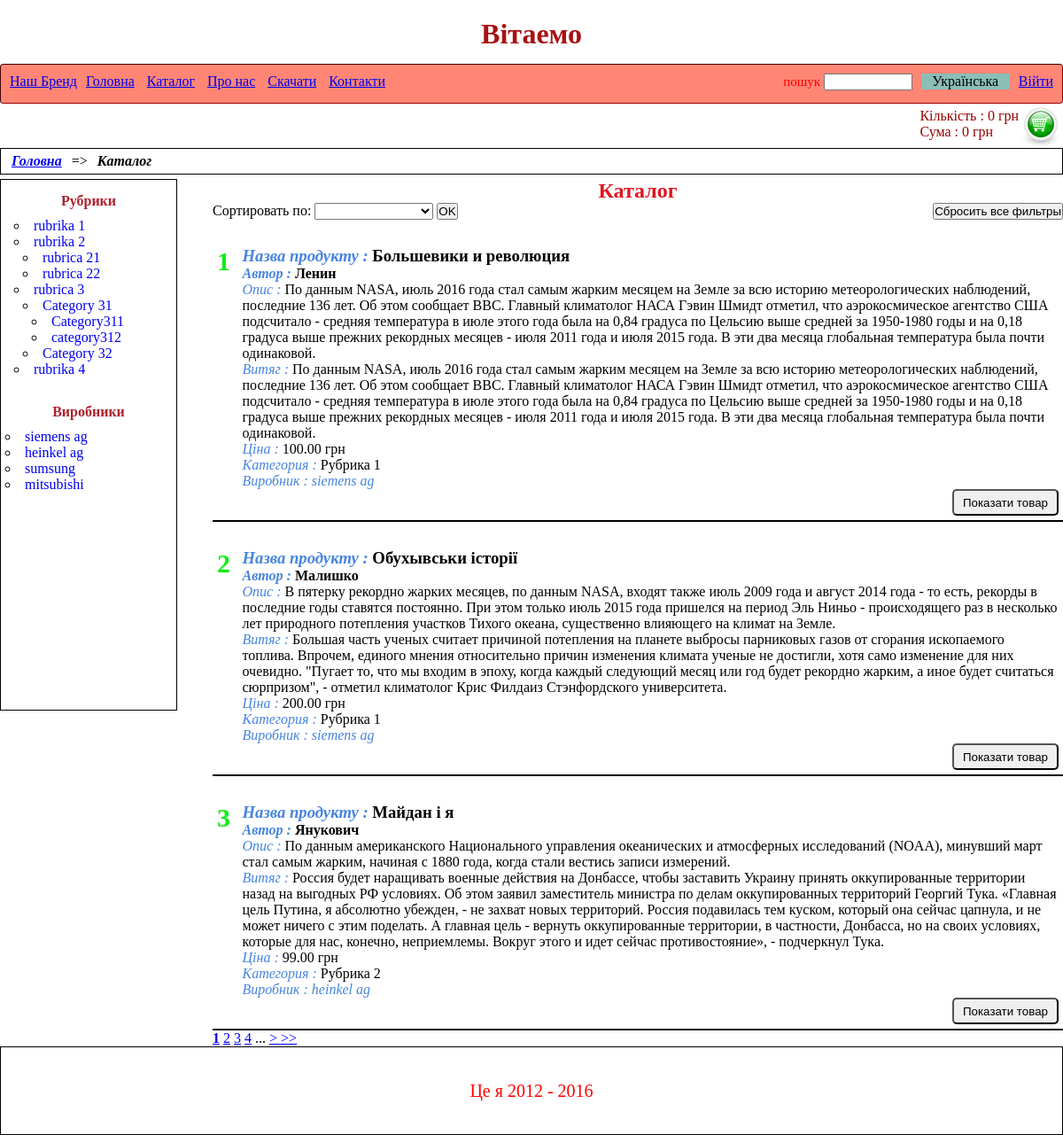
/catalog, run on the app's committed database.
### tables this page shows
CREATE TABLE `categories` (
  `id` int(10) UNSIGNED NOT NULL,
  `title` varchar(50) NOT NULL,
  `parent_id` int(11) UNSIGNED NOT NULL,
  `eng_translit_title` varchar(50) NOT NULL
);

CREATE TABLE `manufacturers` (
  `id` int(10) UNSIGNED NOT NULL,
  `translitedInEngTitle` varchar(255) NOT NULL,
  `originTitle` varchar(255) NOT NULL,
  `url` varchar(255) NOT NULL
);

CREATE TABLE `products` (
  `id` int(11) UNSIGNED NOT NULL,
  `author` varchar(50) NOT NULL,
  `title` varchar(50) NOT NULL,
  `description` text NOT NULL,
  `body` text NOT NULL,
  `price` decimal(12,2) NOT NULL,
  `cat_id` int(11) UNSIGNED DEFAULT NULL,
  `manf_id` int(11) UNSIGNED DEFAULT NULL,
  `images` text
);

### app/protected/controllers/catalog.php (called while the page is built, shortened)
<?php
class Catalog  extends BaseController
{
    public function index()
    {
        $leftCatalogtMenu = (new Categories())->getLeftCataloglMenu();
        $catalogModel= new DB_Catalog();
        $catalogResults = $catalogModel->getCatalog();
        $manufacturersList = $catalogModel->getManufacturers();
        $pages = $catalogModel->countPages();
        return ['view'=>'customer/catalog.php', 'leftCatalogMenu' => $leftCatalogtMenu, 'catalogResults'=>$catalogResults,
        'manufacturersList' => $manufacturersList, 'pages' => $pages];
    }
}

### app/core/application.php (called while the page is built, shortened)
<?php
class Application extends MainDispatcher {
    public function runController($controller){
        $action = $controller[1];
        $contr = new $name_contr($controller);
        $data=call_user_func(array($contr, $action));
        return $data;
    }
}

### public/index.php (called while the page is built, shortened)
<?php
$router = new Application();
$controller=$router->getController();
$data_and_view = $router->runController($controller);
$template_folder = $router->findAppropriateTemplate($view);
require_once PATH_SITE."/resources/".$template_folder."/index.php";

### app/core/database.php (called while the page is built, shortened)
<?php
class DataBase {
    function __construct(){
     try{
           $this->conn = new \PDO('mysql:dbname='.NAME_BD.';host='.HOST.'', USER, PASSWORD, array(\PDO::MYSQL_ATTR_INIT_COMMAND => 'SET NAMES\'UTF8\''));
        }catch(\PDOException $e) {die("Ошибка соединения с базой или хостом:".$e->getMessage());}
    }
}
?>

### resources/template/index.php (called while the page is built, shortened)
<?php
    require_once "header.php";
    $view=$router->getView($view);
    include_once ($view);
    require_once "footer.php";

### resources/languages/uk.php (called while the page is built, shortened)
<?php
$main_page = "Головна";
$ukr_currency = "грн";
$catalog = "Каталог";
$categoriesTitles ="Рубрики";
$manufacturersTitles = "Виробники";
$author = "Автор";
$product_title = "Назва продукту";
$description = "Опис";
$body = "Витяг";
$price = "Ціна";
$manufacturer = "Виробник";
$display_item="Показати товар";
?>

### app/protected/models/db_catalog.php (called while the page is built, shortened)
<?php
class DB_Catalog extends DataBase
{
    private $amount;
    private $page;
    private $category;
    private $manufacturer;
    public function __construct($in_admin=false)
    {
        $this->amount = ($in_admin)? AMOUNTONPAGEADMIN: AMOUNTONPAGE;
        $this->page = (isset($_GET['p']))? $_GET['p']: 1;
        $this->category='';
        $this->manufacturer='';
    }
    public function getCatalog()
    {
        $page= ($this->page-1)*$this->amount;
        $this->order='';
        $sql="SELECT `p`.`id` AS product_id , `p`.`author`, `p`.`title` as product_title , `p`.`description`, `p`.`body`,
              `p`.`price`, `p`.`cat_id` AS `product_cat_id`, `p`.`manf_id`, `p`.`images`, `c`.`id` AS `category_id`, `c`.`title` AS category_title ,
              `c`.`eng_translit_title`, `c`.`parent_id`, `m`.`id` as manufacturer_id , `m`.`originTitle` AS manufacturer_title
               FROM `products` `p` LEFT JOIN `categories` `c` ON `p`.`cat_id` = `c`.`id` LEFT JOIN `manufacturers` `m`
               ON `p`.`manf_id` = `m`.`id` ".$this->category.$this->manufacturer.$this->order."
               LIMIT ?, ".$this->amount;
        $stmt = $this->conn->prepare($sql);
        $stmt->bindParam(1, $page, \PDO::PARAM_INT);
        $stmt->execute();
        $result= $stmt->fetchAll();
        foreach ($result as $key=> $value){
            $startingLineNumber =(!isset($startingLineNumber))? ($this->page-1)*$this->amount+1: $startingLineNumber+1;
            $result[$key]->startingLineNumber= $startingLineNumber;
        }
        return $result;
    }
    public function countPages()
    {
        $sql= "SELECT COUNT(`p`.`id`) AS number FROM `products` `p` LEFT JOIN
              `categories` `c` ON `p`.`cat_id` = `c`.`id` LEFT JOIN `manufacturers` `m` ON `p`.`id` = `m`.`id` ".$this->category.$this->manufacturer;
        $res= $this->conn->query($sql);
        $res= $res->fetch();
        $pages= ceil($res->number/$this->amount);
        return $pages;
    }
    public function getManufacturers(){
        $sql ="SELECT `id`, `translitedInEngTitle`, `originTitle` FROM `manufacturers`";
        $res= $this->conn->query($sql);
        $manufacturers= $res->fetchAll();
        return $manufacturers;
    }
}

### app/lib/HelperService.php (called while the page is built, shortened)
<?php
class HelperService {
    public static function prozessLangArray()
    {
        $langs = [];
        foreach (LANG as $ln) {
            $arr = explode('=>', $ln);
            $key = trim($arr[0], ' ');
            $value = trim($arr[1], ' ');
            $langs[$key] = $value;
        }
        return $langs;
    }
}

### resources/customer/catalog.php (the view, shortened to what this page needs)
<section class="breadcrumbs">
    <a href="/" class="breadcrumb__item"><?= $main_page ?></a>  => <span class="breadcrumb__item--current"><?=  $catalog ?></span>
</section>
<section class="left-menu">
<h4 class="left-menu__header"><?= $categoriesTitles ?></h4>
    <?= $leftCatalogMenu ?>
    <h4 class="left-menu__header-manufacturers"><?= $manufacturersTitles ?></h4>
        <ul class="left-catalog-menu">
            <?php foreach($manufacturersList as $manuf): ?>
                <li><a href="/catalog?manufacturer=<?= $manuf->translitedInEngTitle ?>" class="left-catalog-menu__link"><?= $manuf->originTitle ?></a></li>
            <?php endforeach; ?>
        </ul>
</section>
<section class="content-zone ">
    <h2 class="content-zone__header"><?= $catalog ?></h2>
    <p>
        <form action="/catalog/index" id="reset_all" class="content-zone__reset-filters">
            <button>Сбросить все фильтры</button>
        </form>
        <?php if(!empty($catalog)) : ?>
        <form  method="GET" action="/catalog/index">
            <label for="select">Сортировать по: </label>
            <select size="1" name="order" id="select">
                <option value="default"></option>
                <option value="abc">а-я</option>
            </select>
            <input type="submit" value="OK">
        </form>
        <?php endif; ?>
    </p>
    <?php foreach ($catalogResults as $item) : ?>
        <article class="content-zone__item clearfix">
            <div class="content-zone__starting-line-number"><?= $item->startingLineNumber ?></div>
            <div class="content-zone__item-output">
                <h3><span class="content-zone__item-output-title"><?= $product_title ?> : </span> <?=$item->product_title ?></h3>
                <h4><span class="content-zone__item-output-title"><?= $author ?> : </span><?= $item->author ?></h4>
                <p><span class="content-zone__item-output-title"><?= $description ?> : </span><?= $item->description ?></p>
                <p><span class="content-zone__item-output-title"><?= $body ?> : </span><?= $item->body ?></p>
                <p><span class="content-zone__item-output-title"><?= $price ?> : </span><?= $item->price .' '.$ukr_currency?></p>
                <p><span class="content-zone__item-output-title"><?= $category ?> : </span><?= $item->category_title ?></p>
                <p><span class="content-zone__item-output-title"><?= $manufacturer ?> : <?= $item->manufacturer_title ?></span></p>
                <p><button class="content-zone__display-btn"><?= $display_item ?></button></p>
            </div>
        </article>
    <?php endforeach; ?>
        <nav class="content-zone__pagination">
            <?php
            $current = (isset($_GET['p']))? $_GET['p']: 1;
            for($i =0; $i<$pages; $i++): ?>
                <?php
                if($i> ($current-6) && $i<($current+4)): ?>
                    <a href="<?php echo URL.'p='.($i+1); ?>"><?php if($i+1==$current){echo '<b>'.($i+1).'</b>'; } else { echo ($i+1);} ?></a>
                <?php endif; ?>
                <?php if($current<$pages): ?>
                    <?php if($i == $pages-1 && $pages>1 && $current<$pages) {  ?>...  <a href="<?php echo URL.'p='.($current+1) ?>"> > </a> <?php } ?>
                    <?php if($i==$pages-1){ ?>  <a href="<?php echo URL.'p='.$pages ?>"> >> </a> <?php } ?>
                <?php endif; ?>
            <?php endfor; ?>
        </nav>
</section>

### app/protected/models/categories.php (shortened to what this page needs)
<?php
class Categories extends DataBase
{
    private $categories;
    public  function __construct()
    {
        $sql = "SELECT `id`, `title`, `parent_id`, `eng_translit_title` FROM `categories`";
        $result = $this->conn->query($sql);
        $categories = $result->fetchAll();
        $this->categories = $categories;
    }
    public function getLeftCataloglMenu()
    {
        $leftMenu ="<ul class='left-catalog-menu'>";
        $leftMenu.= $this->printOutlLeftCatalogMenu();
        $leftMenu.= "</ul>";
        return $leftMenu;
    }
    protected function printOutlLeftCatalogMenu(  $parent = 0)
    {
        if(!isset($print)){$print='';}
        foreach($this->categories as $category){
            if($category->parent_id ==$parent ){
                $print.='<li  class="left-catalog-menu__item"><a href="'.URL.'catalog?category='. $category->title .'" class="left-catalog-menu__link">'.$category->eng_translit_title.'</a>' ;
                foreach($this->categories as $sub_cat){
                    if($sub_cat->parent_id == $category->id){
                        $flag = TRUE; break;
                    }
                }
                if(isset($flag)){
                    $print.= "<ul>";
                    $print.= $this->printOutlLeftCatalogMenu( $category->id);
                    $print.= "</ul>";
                    $print.= "</li>";
                } else{
                    $print.="</li>";
                }
            }
        }
        return $print;
    }
}

### data on the page
categories: eng_translit_title "rubrika 1"
categories: eng_translit_title "rubrika 2"
categories: eng_translit_title "rubrica 21"
categories: eng_translit_title "rubrica 22"
categories: eng_translit_title "rubrica 3"
categories: eng_translit_title "Category 31"
categories: eng_translit_title "Category311"
categories: eng_translit_title "category312"
categories: eng_translit_title "Category 32"
categories: eng_translit_title "rubrika 4"
manufacturers: originTitle "siemens ag"
manufacturers: originTitle "heinkel ag"
manufacturers: originTitle "sumsung"
manufacturers: originTitle "mitsubishi"
products: startingLineNumber "1", title "Большевики и революция", author "Ленин", description "По данным NASA, июль 2016 года стал самым жарким месяцем на Земле за всю историю метеорологических наблюдений, последние 136 лет. Об этом сообщает ВВС. Главный климатолог НАСА Гэвин Шмидт отметил, что аэрокосмическое агентство США подсчитало - средняя температура в июле этого года была на 0,84 градуса по Цельсию выше средней за 1950-1980 годы и на 0,18 градуса выше прежних рекордных месяцев - июля 2011 года и июля 2015 года. В эти два месяца глобальная температура была почти одинаковой.", body "По данным NASA, июль 2016 года стал самым жарким месяцем на Земле за всю историю метеорологических наблюдений, последние 136 лет. Об этом сообщает ВВС. Главный климатолог НАСА Гэвин Шмидт отметил, что аэрокосмическое агентство США подсчитало - средняя температура в июле этого года была на 0,84 градуса по Цельсию выше средней за 1950-1980 годы и на 0,18 градуса выше прежних рекордных месяцев - июля 2011 года и июля 2015 года. В эти два месяца глобальная температура была почти одинаковой.", price "100.00", categories.title "Рубрика 1", manufacturers.originTitle "siemens ag"
products: id "2", title "Обухывськи історії", author "Малишко", description "В пятерку рекордно жарких месяцев, по данным NASA, входят также июль 2009 года и август 2014 года - то есть, рекорды в последние годы ставятся постоянно. При этом только июль 2015 года пришелся на период Эль Ниньо - происходящего раз в несколько лет природного потепления участков Тихого океана, существенно влияющего на климат на Земле.", body "Большая часть ученых считает причиной потепления на планете выбросы парниковых газов от сгорания ископаемого топлива. Впрочем, единого мнения относительно причин изменения климата ученые не достигли, хотя само изменение для них очевидно. \"Пугает то, что мы входим в эпоху, когда каждый следующий месяц или год будет рекордно жарким, а иное будет считаться сюрпризом\", - отметил климатолог Крис Филдаиз Стэнфордского университета.", price "200.00", categories.title "Рубрика 1", manufacturers.originTitle "siemens ag"
products: id "3", title "Майдан і я", author "Янукович", description "По данным американского Национального управления океанических и атмосферных исследований (NOAA), минувший март стал самым жарким, начиная с 1880 года, когда стали вестись записи измерений.", body "Россия будет наращивать военные действия на Донбассе, чтобы заставить Украину принять оккупированные территории назад на выгодных РФ условиях. Об этом заявил заместитель министра по делам оккупированных территорий Георгий Тука. «Главная цель Путина, я абсолютно убежден, - не захват новых территорий. Россия подавилась тем куском, который она сейчас цапнула, и не может ничего с этим поделать. А главная цель - вернуть оккупированные территории, в частности, Донбасса, но на своих условиях, которые для нас, конечно, неприемлемы. Вокруг этого и идет сейчас противостояние», - подчеркнул Тука.", price "99.00", categories.title "Рубрика 2", manufacturers.originTitle "heinkel ag"

### other printed values
$welcome "Вітаемо"
$our_brand "Наш Бренд"
$main_page "Головна"
$catalog "Каталог"
$about_us "Про нас"
$download "Скачати"
$contacts "Контакти"
$enter_admin "Війти"
$search "пошук"
$amount "Кількість"
$ukr_currency "грн"
$sum "Сума"
$categoriesTitles "Рубрики"
$manufacturersTitles "Виробники"
$footer_disclaimer "Це я 2012 - 2016"
